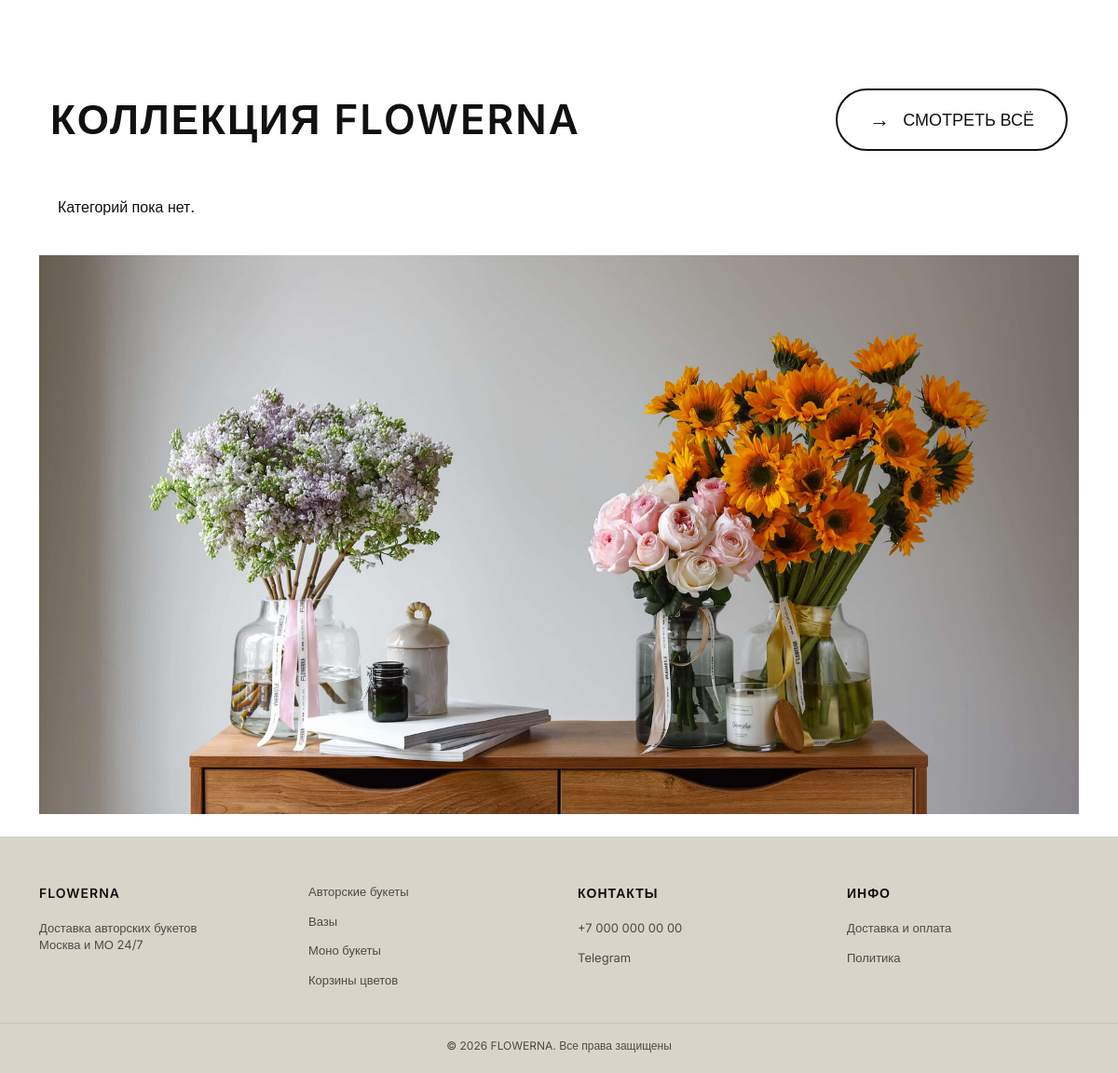
The app's page / (lower part), older data.
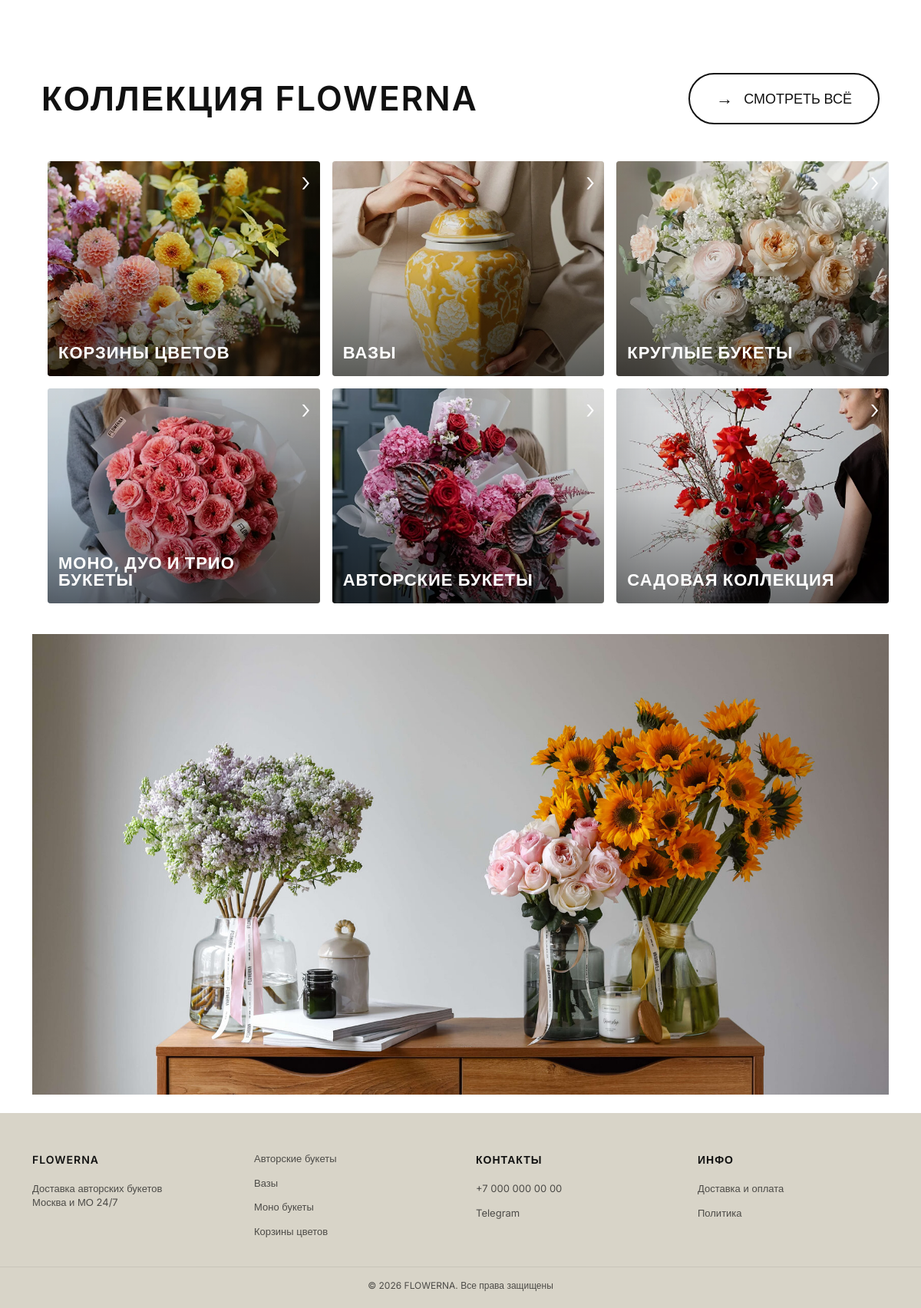
The same page, newer data.
### catalog/models.py (models this page shows, shortened)
class Category(models.Model):
    id = models.AutoField(primary_key=True)
    name = models.CharField(max_length=255)
    description = models.TextField(null=True, blank=True)
    image = models.ImageField(upload_to='categories/', null=True, blank=True, verbose_name='Изображение')
    slug = models.SlugField(unique=True, blank=True)
    is_featured = models.BooleanField(default=False)
    class Meta:
        verbose_name = 'Категория'
        verbose_name_plural = 'Категории'

### catalog/views.py (the view)
# urls.py: path('', views.my_view, name='home'),  # главная
def my_view(request):
    categories = Category.objects.filter(is_featured=True)
    recommended_products = Product.objects.filter(is_recommended=True)
    return render(request, 'index.html', {
        'categories': categories,
        'recommended_products': recommended_products,
    })

### templates/index.html (shortened to what this page needs)
{% extends 'base.html' %}
{% load static %}
{% block content %}
    <section class="recommend-section py-5">
    </section>
    <section class="text-center my-5">
        <div class="container d-flex justify-content-between align-items-center mb-4 flex-wrap gap-3">
            <h2 class="recommend-section__title mb-0">
                КОЛЛЕКЦИЯ FLOWERNA
            </h2>
            <a href="{% url 'catalog' %}" class="recommend-section__btn">
                <span class="recommend-section__arrow">→</span>
                <span>СМОТРЕТЬ ВСЁ</span>
            </a>
        </div>
    </section>
    <section class="hero-cards">
        {% if categories %}
            <div class="hero-grid">
                {% for category in categories %}
                    <a href="/{{ category.slug }}/" class="hero-card">
                        {% if category.image %}
                            <img src="{{ category.image.url }}" alt="{{ category.name }}" class="hero-card__img">
                        {% else %}
                            <div class="hero-card__img hero-card__img--empty"></div>
                        {% endif %}
                        <div class="hero-card__overlay"></div>
                        <div class="hero-card__content">
                            <h2 class="hero-card__title">{{ category.name }}</h2>
                        </div>
                        <div class="hero-card__arrow">›</div>
                    </a>
                {% endfor %}
            </div>
        {% else %}
            <p>Категорий пока нет.</p>
        {% endif %}
    </section>
    <section class="hero-banner">
    <div class="container-fluid p-0">
        <img src="{% static 'images/index.jpg' %}" alt="Flowerna">
    </div>
</section>
{% endblock %}

Row changes from the older to the newer data that the page shows:
now on this page (row edited): Category: image (picture), name "КОРЗИНЫ ЦВЕТОВ"
now on this page (row edited): Category: image (picture), name "ВАЗЫ"
now on this page (row edited): Category: image (picture), name "КРУГЛЫЕ БУКЕТЫ"
now on this page (row edited): Category: image (picture), name "МОНО, ДУО И ТРИО БУКЕТЫ"
now on this page (row edited): Category: image (picture), name "АВТОРСКИЕ БУКЕТЫ"
now on this page (row edited): Category: image (picture), name "САДОВАЯ КОЛЛЕКЦИЯ"
Text that changed along with them:
text no longer shown: "Категорий пока нет."
